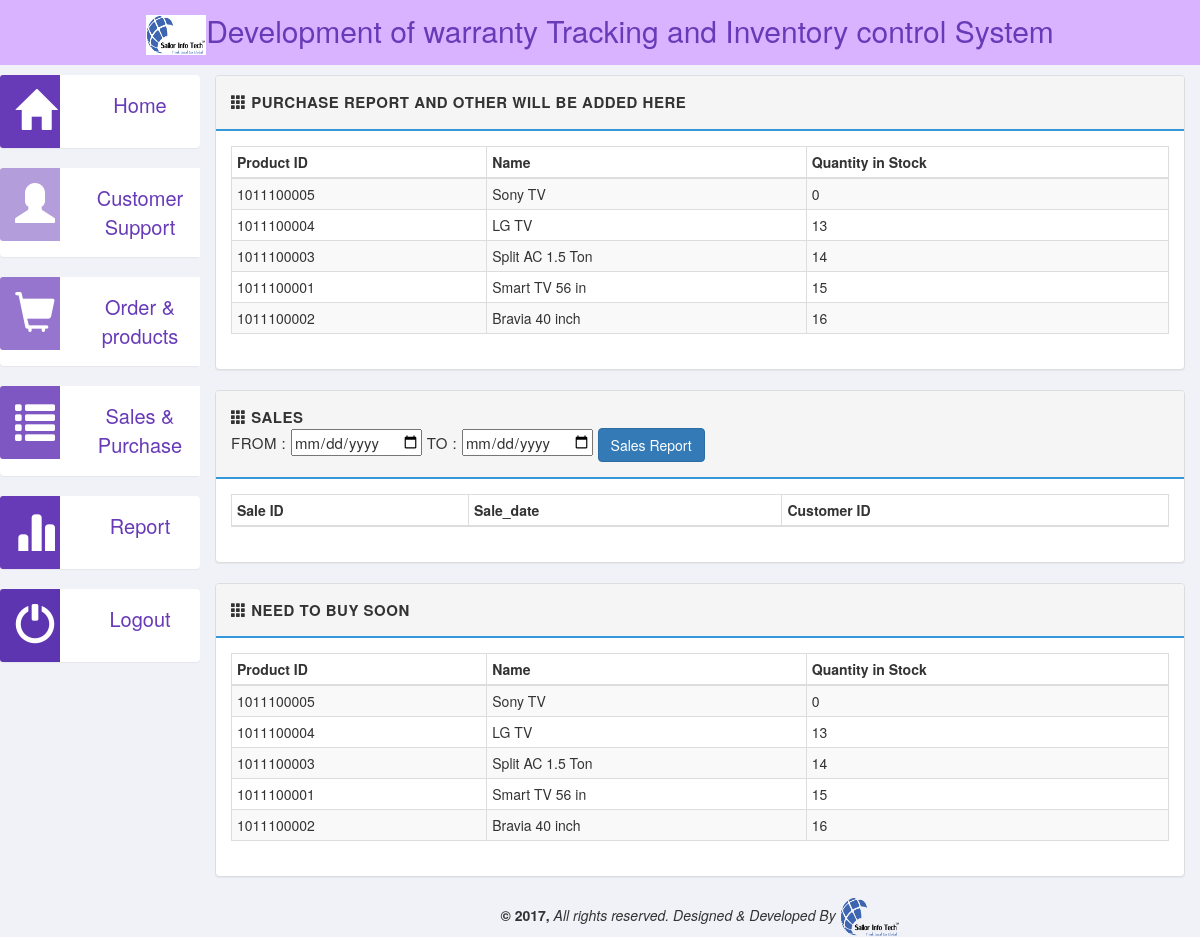
The app's page /reports.php with its own data.
### tables this page shows
CREATE TABLE `stock` (
  `pro_id` int(11) NOT NULL,
  `quantity` int(11) NOT NULL
);

CREATE TABLE `product` (
  `pro_id` int(11) NOT NULL,
  `name` varchar(20) NOT NULL,
  `category` varchar(20) NOT NULL,
  `brand` varchar(20) NOT NULL,
  `purchase_price` int(11) NOT NULL,
  `sale_price` int(11) NOT NULL,
  `warranty_yr` int(11) NOT NULL
);

### helper_funtions.php (called while the page is built, shortened)
<?php
function list_of_lowest_quantity_Products()
{
$sql  = "SELECT product.pro_id, name, quantity from product,stock where product.pro_id=stock.pro_id ORDER BY quantity asc";
global $conn;
$result = mysqli_query($conn,$sql);
$results = array();
while ($row = mysqli_fetch_array($result)) {
  $results[] = $row;
}
return $results;
}
?>

### reports.php (the view, shortened to what this page needs)
<?php
include_once('layouts/header.php');
include_once('layouts/nav.php');
?>
<div class="col-md-10">
	<div class="row">
		<div class="col-md-12">
			<div class="panel panel-default">
				<div class="panel-heading">
					<strong>
						<span class="glyphicon glyphicon-th"></span>
						<span>Purchase Report and other will be added here </span>
					</strong>
				</div>
				<div class="panel-body">
					<table class="table table-striped table-bordered table-condensed">
						<thead>
							<tr>
								<th>Product ID</th>
								<th>Name</th>
								<th>Quantity in Stock</th>
							</tr>
						</thead>
						<tbody>
							<?php
							$products = list_of_lowest_quantity_Products();
							foreach ($products as  $product): ?>
							<tr>
								<td><?php echo $product['pro_id']; ?></td>
								<td><?php echo $product['name']; ?></td>
								<td><?php echo (int)$product['quantity']; ?></td>
							</tr>
						<?php endforeach; ?>
					</tbody>
				</table>
			</div>
		</div>
	</div>
</div>
<div class="row">
	<div class="col-md-12">
		<div class="panel panel-default">
			<div class="panel-heading">
				<strong>
					<span class="glyphicon glyphicon-th"></span>
					<span >Sales</span>
				</strong>
				<div class="" style="align-self: center; padding: 0px;">
					<form  method="post" action="reports.php">
						From :
						<input type="date"  name="date_from" placeholder="From" required=""/>
						TO :
						<input type="date"  name="date_to" placeholder="To" required=""/>
						<button class="btn btn-primary" name="sales_report" type="submit">Sales Report</button>
					</form>
				</div>
			</div>
			<div class="panel-body">
				<table class="table table-striped table-bordered table-condensed">
					<thead>
						<tr>
							<th>Sale ID</th>
							<th>Sale_date</th>
							<th>Customer ID</th>
						</tr>
					</thead>
				</table>
			</div>
		</div>
	</div>
</div>
<div class="row">
	<div class="col-md-12">
		<div class="panel panel-default">
			<div class="panel-heading">
				<strong>
					<span class="glyphicon glyphicon-th"></span>
					<span>Need to Buy Soon</span>
				</strong>
			</div>
			<div class="panel-body">
				<table class="table table-striped table-bordered table-condensed">
					<thead>
						<tr>
							<th>Product ID</th>
							<th>Name</th>
							<th>Quantity in Stock</th>
						</tr>
					</thead>
					<tbody>
						<?php
						$products = list_of_lowest_quantity_Products();
						foreach ($products as  $product): ?>
						<tr>
							<td><?php echo $product['pro_id']; ?></td>
							<td><?php echo $product['name']; ?></td>
							<td><?php echo (int)$product['quantity']; ?></td>
						</tr>
					<?php endforeach; ?>
				</tbody>
			</table>
		</div>
	</div>
</div>
</div>
<?php include_once('layouts/footer.php'); ?>

### layouts/header.php (shortened to what this page needs)
<!DOCTYPE html>
<html lang="en">
<head>
	<link rel="stylesheet" href="https://maxcdn.bootstrapcdn.com/bootstrap/3.3.4/css/bootstrap.min.css"/>
	<link rel="stylesheet" href="//cdnjs.cloudflare.com/ajax/libs/bootstrap-datepicker/1.3.0/css/datepicker3.min.css" />
	<link rel="stylesheet" href="css/main.css" />
</head>
<body>
<div class="row">
	<div class="header-new navbar-top">
		<a href="http://www.sailorinfotech.com/"><img src="res/sailor.png" height="40px" width="60px" style="background-color: white"></img></a></i>Development of warranty Tracking and Inventory control System
	</div>
</div>
	<div class="row" style="padding: 5px">
	</div>
</body>

### layouts/nav.php (shortened to what this page needs)
<div class="col-md-2">
  <div class="row">
    <div class="panel panel-box clearfix">
      <div class="panel-icon pull-left bg-hom">
        <i class="glyphicon glyphicon-home"></i>
      </div>
      <div class="panel-value pull-right">
       <div class="dropdown">
        <a href="index.php">
          <button   class="dropbtn">Home</button>
        </a>
      </div>
    </div>
  </div>
</div>
<div class="row">
  <div class="panel panel-box clearfix">
    <div class="panel-icon pull-left bg-cus">
      <i class="glyphicon glyphicon-user"></i>
    </div>
    <div class="panel-value pull-right">
      <div class="dropdown">
        <button onclick="myFunction()" class="dropbtn">Customer Support</button>
      </div>
    </div>
  </div>
</div>
<div class="row">
  <div class="panel panel-box clearfix">
    <div class="panel-icon pull-left bg-pro">
      <i class="glyphicon glyphicon-shopping-cart"></i>
    </div>
    <div class="panel-value pull-right">
      <div class="dropdown">
        <button onclick="myFunction()" class="dropbtn">Order & products</button>
      </div>
    </div>
  </div>
</div>
<div class="row">
  <div class="panel panel-box clearfix">
    <div class="panel-icon pull-left bg-pur">
      <i class="glyphicon glyphicon-list"></i>
    </div>
    <div class="panel-value pull-right">
      <div class="dropdown">
        <button onclick="myFunction()" class="dropbtn">Sales & Purchase</button>
      </div>
    </div>
  </div>
</div>
<div class="row">
  <div class="panel panel-box clearfix">
    <div class="panel-icon pull-left bg-sal">
      <i class="glyphicon glyphicon-stats"></i>
    </div>
    <div class="panel-value pull-right">
      <div class="dropdown">
        <a href="reports.php">
          <button   class="dropbtn">Report</button>
        </a>
      </div>
    </div>
  </div>
</div>
<div class="row">
  <div class="panel panel-box clearfix">
    <div class="panel-icon pull-left bg-rep">
      <i class="glyphicon glyphicon-off"></i>
    </div>
    <div class="panel-value pull-right">
     <div class="dropdown">
      <a href="logout.php">
        <button   class="dropbtn">Logout</button>
      </a>
    </div>
  </div>
</div>
</div>
</div>

### layouts/footer.php
<?php include_once('layouts/header.php'); ?>
<div class="footer navbar-bottom">
	<div class="text-center">
		<b class="copyright">&copy; 2017, </b>
		<i>All rights reserved. Designed & Developed By </i>
		<a href="http://www.sailorinfotech.com/"><img src="res/sailor.png" height="40px" width="60px"></img></a>
	</div>
</div>

### css/main.css (style rules this page uses)
body { font-family: 'Helvetica Neue', Helvetica, Arial, sans-serif; font-weight: 400; overflow-x: hidden; overflow-y: auto; background: #f1f2f7; height: 100%; width: 100%; }
a { color #777; text-decoration: none; }
.bg-hom { background-color: #673AB7; }
.bg-cus { background-color: #B39DDB; }
.bg-pro { background-color: #9575CD; }
.bg-pur { background-color: #7E57C2; }
.bg-sal { background-color: #673AB7; }
.bg-rep { background-color: #5E35B1; }
.header-new { text-align: center; font-size: 30px; color: #673AB7; background-color:#d9b3ff; padding: 10px; border: 5px; }
.panel-default >.panel-heading { background-color: #f5f5f5; border-bottom: 2px solid #3498DB; font-size: 15px; text-transform: uppercase; letter-spacing: .5px; padding: 15px; }
.panel-box { width: 100%; height: 100%; text-align: center; border: none; }
.panel-value { width: 60%; }
.panel-icon { padding: 15px; width: 30%; border-radius: 0; }
.panel-icon { -webkit-border-radius: 3px 0 0 3px; -moz-border-radius: 3px 0 0 3px; border-radius: 3px 0 0 3px; }
.panel-value { -webkit-border-radius: 0 3px 3px 0; -moz-border-radius: 0 3px 3px 0; border-radius: 0 3px 3px 0; }
.panel-icon i { line-height:40px; font-size: 40px; color: #fff; }
.dropbtn { background-color: white; color: #673AB7; padding: 16px; font-size: 20px; border: none; cursor: pointer; }
.dropdown { position: relative; display: inline-block; }

### records on screen
stock: pro_id.pro_id "1011100005", pro_id.name "Sony TV", quantity "0"
stock: pro_id.pro_id "1011100004", pro_id.name "LG TV", quantity "13"
stock: pro_id.pro_id "1011100003", pro_id.name "Split AC 1.5 Ton", quantity "14"
stock: pro_id.pro_id "1011100001", pro_id.name "Smart TV 56 in", quantity "15"
stock: pro_id.pro_id "1011100002", pro_id.name "Bravia 40 inch", quantity "16"
